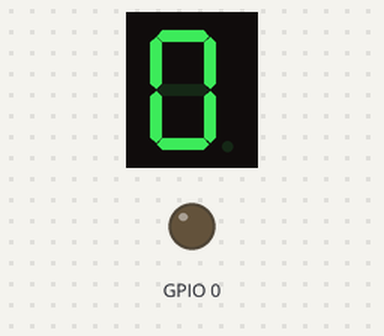
Bench run of a sketch on a simulated ESP32. Shown: 1-digit seven-segment display, output pins drawn as LEDs (lit = HIGH). Wiring (inferred from the names in the program): 1-digit 7-segment display, segments lit when HIGH: segments GPIO 32, GPIO 33, GPIO 25, GPIO 26, GPIO 27, GPIO 14, GPIO 12. The segment pins are drawn as the display they are named for; pins used as bus, display or sensor lines are not drawn.

Above: at 0.1 s.
At 0.6 s:
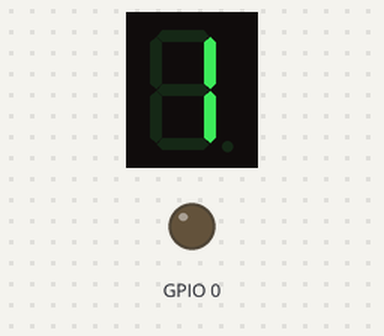
At 1.1 s:
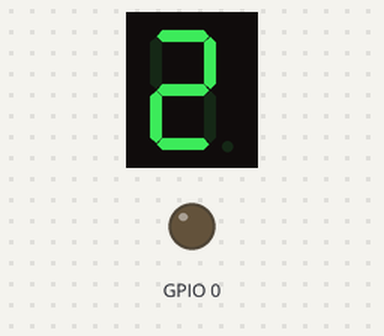
At 2.1 s:
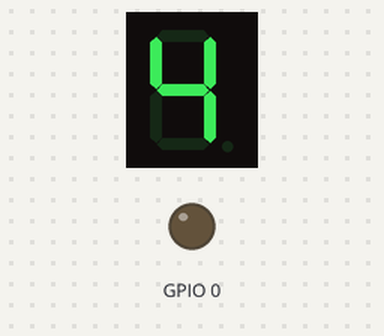
At 3.1 s:
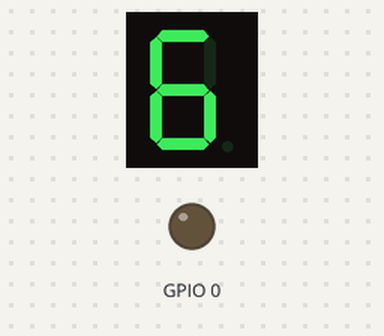
At 4.6 s:
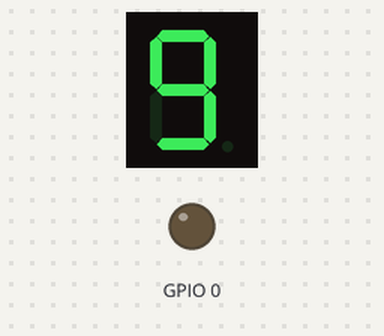

The sketch:

disp7.ino
```cpp
//               sa, sb, sc, sd, se, sf, sg  SEGMENTOS DISPLAY
int segDisp[] = { 32, 33, 25, 26, 27, 14, 12 };
int numero, segmento;

byte segConf[10][7] = {

  //  a  b  c  d  e  f  g
  { 1, 1, 1, 1, 1, 1, 0 },  // 0
  { 0, 1, 1, 0, 0, 0, 0 },  // 1
  { 1, 1, 0, 1, 1, 0, 1 },  // 2
  { 1, 1, 1, 1, 0, 0, 1 },  // 3
  { 0, 1, 1, 0, 0, 1, 1 },  // 4
  { 1, 0, 1, 1, 0, 1, 1 },  // 5
  { 1, 0, 1, 1, 1, 1, 1 },  // 6
  { 1, 1, 1, 0, 0, 0, 0 },  // 7
  { 1, 1, 1, 1, 1, 1, 1 },  // 8
  { 1, 1, 1, 1, 0, 1, 1 }   // 9

};

void setup() {

  for (int i = 0; i < 8; i++) {

    pinMode(segDisp[i], OUTPUT);
  }
}

void loop() {

  for (int i = 0; i <= 9; i++) {

    for (int j = 0; j < 7; j++) {

      digitalWrite(segDisp[j], segConf[i][j]);

    }

    delay(500);

  }
}
```

Measured:
- by itself, everything shown: repeats every 5.0 s, in 10 steps
- what the display in image 1 shows lasts 0.5 s, from 0.5 s to 1.0 s
